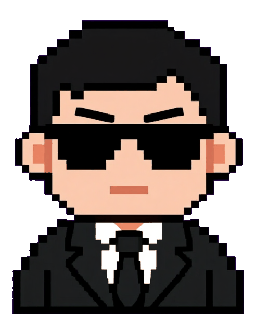
#> input picture renderer/character/agent/idle.gif, 256 x 334 px
$ python -i make_character.py   (imports and definitions only)
#> lines starting #> are read from the running program, lines starting #| are printed output that depends on the picture; after the words box and inside, x2 and y2 are one past the last pixel; in counts of white or black regions, pixels touching at a corner belong together
#!/usr/bin/env python3
"""Lyra character pipeline: draft a portrait, generate animation frames by inpainting,
and assemble a transparent GIF pack the app can use as a live character.

Requirements (be honest with the user about these):
  - A SwarmUI server reachable over HTTP (Settings › Image generation shows the URL).
    ComfyUI is not supported by this script; SwarmUI's /API is used for inpainting.
  - The model `ZImage/SwarmUI_Z-Image-Turbo-FP8Mix.safetensors` (or any model the
    server lists); Z-Image-Turbo does clean 16-bit pixel art in ~4 s per frame.
  - Python with Pillow and numpy. Lyra's voice environment has both:
    voice/.venv/bin/python (or run: uv pip install --python <python> pillow numpy).

Usage:
  make_character.py draft   --server URL --out DIR --id fox --desc "a fox girl…" [--n 3]
  make_character.py frames  --server URL --spec spec.json --base base.png --out DIR
  make_character.py assemble --spec spec.json --frames DIR --out renderer/character/<id>
See docs/AVATARS.md for the spec format and the full recipe.
"""
import argparse, base64, json, math, os, random, sys, urllib.request

STYLE = '16-bit SNES pixel art, clean dithering, chunky pixels, flat deep purple background, centered bust portrait, game character portrait, cute chibi proportions'
MODEL = 'ZImage/SwarmUI_Z-Image-Turbo-FP8Mix.safetensors'
NEG = 'blurry, photo, realistic, 3d render, text, watermark, extra limbs, deformed, different character'


# [4 lines left out: function post, not called in this run]


def session(server):
    return post(f'{server.rstrip("/")}/API/GetNewSession', {})['session_id']


# [44 lines left out: functions fetch_image, generate, cmd_draft, cmd_frames, not called in this run]


def key(path, centre=(384, 420)):
#> called with path = '../renderer/character/agent/idle.gif', centre = (384, 420)
    from PIL import Image, ImageDraw
    import numpy as np
    im = Image.open(path).convert('RGBA'); w, h = im.size
#> in key, im is the input picture: PIL image 256x334 RGBA; mean R, G, B, A 52.6, 43.6, 39.7, 165.3
#> after `w, h = im.size`: w = 256; h = 334
    rgb = im.convert('RGB').copy(); SENT = (255, 0, 255)
#> after `rgb = im.convert('RGB').copy()`:
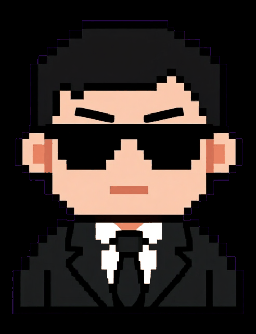
#> rgb: PIL image 256x334 RGB; mean R, G, B 52.6, 43.6, 39.7
    for xy in [(2, 2), (w - 3, 2), (2, h - 3), (w - 3, h - 3), (w // 2, 2), (2, h // 2), (w - 3, h // 2)]:
        if rgb.getpixel(xy) != SENT: ImageDraw.floodfill(rgb, xy, SENT, thresh=60)
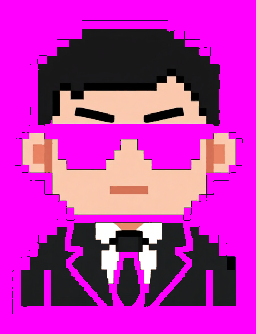
#> rgb: PIL image 256x334 RGB; mean R, G, B 190.9, 43.4, 177.9
    arr = np.array(rgb); alpha = np.where(np.all(arr == SENT, axis=2), 0, 255).astype('uint8')
#> after `alpha = np.where(np.all(arr == SENT, axis=2), 0, 255).astype('uint8')`:
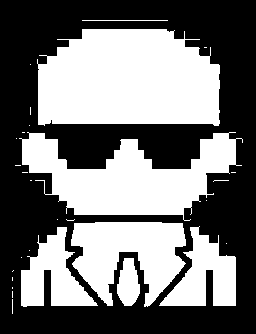
#> alpha: shape (334, 256); 45.6% white; 29 white regions (22 under 20 px), largest, box (x1, y1, x2, y2) and area: (37, 29, 220, 126) 15373, (19, 132, 243, 221) 10189, (71, 222, 186, 307) 6164
    am = Image.fromarray(alpha, 'L').convert('RGB'); ImageDraw.floodfill(am, centre, (0, 255, 0), thresh=10)
    body = np.all(np.array(am) == (0, 255, 0), axis=2); out = np.array(im); out[:, :, 3] = np.where(body, 255, 0)
#> after `body = np.all(np.array(am) == (0, 255, 0), axis=2)`: body: shape (334, 256) bool; every value is 0
    return out


# [74 lines left out: function cmd_assemble, not called in this run]


# [6 lines not run here, left out]

>>> result = key('../renderer/character/agent/idle.gif')
